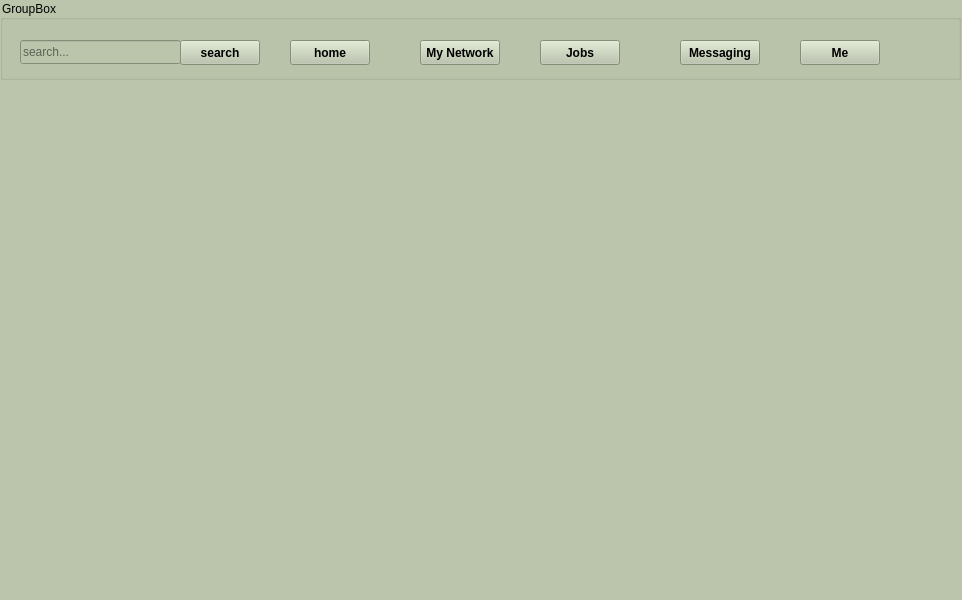
<?xml version="1.0" encoding="UTF-8"?>
<ui version="4.0">
 <class>companySignUp</class>
 <widget class="QMainWindow" name="companySignUp">
  <property name="geometry">
   <rect>
    <x>0</x>
    <y>0</y>
    <width>962</width>
    <height>600</height>
   </rect>
  </property>
  <property name="windowTitle">
   <string>MainWindow</string>
  </property>
  <property name="styleSheet">
   <string notr="true">color: rgb(0, 0, 0);
background-color: rgb(186, 197, 171);</string>
  </property>
  <widget class="QWidget" name="centralwidget">
   <widget class="QGroupBox" name="groupBox">
    <property name="geometry">
     <rect>
      <x>0</x>
      <y>0</y>
      <width>961</width>
      <height>80</height>
     </rect>
    </property>
    <property name="title">
     <string>GroupBox</string>
    </property>
    <widget class="QPushButton" name="homePushButton">
     <property name="geometry">
      <rect>
       <x>290</x>
       <y>40</y>
       <width>80</width>
       <height>25</height>
      </rect>
     </property>
     <property name="font">
      <font>
       <weight>75</weight>
       <bold>true</bold>
       <underline>false</underline>
      </font>
     </property>
     <property name="text">
      <string>home</string>
     </property>
    </widget>
    <widget class="QPushButton" name="pushButton_2">
     <property name="geometry">
      <rect>
       <x>420</x>
       <y>40</y>
       <width>80</width>
       <height>25</height>
      </rect>
     </property>
     <property name="font">
      <font>
       <weight>75</weight>
       <italic>false</italic>
       <bold>true</bold>
      </font>
     </property>
     <property name="text">
      <string>My Network</string>
     </property>
    </widget>
    <widget class="QPushButton" name="pushButton_3">
     <property name="geometry">
      <rect>
       <x>540</x>
       <y>40</y>
       <width>80</width>
       <height>25</height>
      </rect>
     </property>
     <property name="font">
      <font>
       <weight>75</weight>
       <bold>true</bold>
      </font>
     </property>
     <property name="text">
      <string>Jobs</string>
     </property>
    </widget>
    <widget class="QPushButton" name="pushButton_4">
     <property name="geometry">
      <rect>
       <x>680</x>
       <y>40</y>
       <width>80</width>
       <height>25</height>
      </rect>
     </property>
     <property name="font">
      <font>
       <weight>75</weight>
       <bold>true</bold>
      </font>
     </property>
     <property name="text">
      <string>Messaging</string>
     </property>
    </widget>
    <widget class="QPushButton" name="pushButton_5">
     <property name="geometry">
      <rect>
       <x>800</x>
       <y>40</y>
       <width>80</width>
       <height>25</height>
      </rect>
     </property>
     <property name="font">
      <font>
       <weight>75</weight>
       <bold>true</bold>
      </font>
     </property>
     <property name="text">
      <string>Me</string>
     </property>
    </widget>
    <widget class="QLineEdit" name="lineEdit">
     <property name="geometry">
      <rect>
       <x>20</x>
       <y>40</y>
       <width>161</width>
       <height>24</height>
      </rect>
     </property>
     <property name="styleSheet">
      <string notr="true"/>
     </property>
     <property name="inputMask">
      <string/>
     </property>
     <property name="text">
      <string/>
     </property>
     <property name="placeholderText">
      <string>search...</string>
     </property>
    </widget>
    <widget class="QPushButton" name="pushButton">
     <property name="geometry">
      <rect>
       <x>180</x>
       <y>40</y>
       <width>80</width>
       <height>25</height>
      </rect>
     </property>
     <property name="font">
      <font>
       <weight>75</weight>
       <bold>true</bold>
      </font>
     </property>
     <property name="text">
      <string>search</string>
     </property>
    </widget>
   </widget>
  </widget>
  <widget class="QMenuBar" name="menubar">
   <property name="geometry">
    <rect>
     <x>0</x>
     <y>0</y>
     <width>962</width>
     <height>25</height>
    </rect>
   </property>
  </widget>
  <widget class="QStatusBar" name="statusbar"/>
 </widget>
 <resources/>
 <connections/>
</ui>
